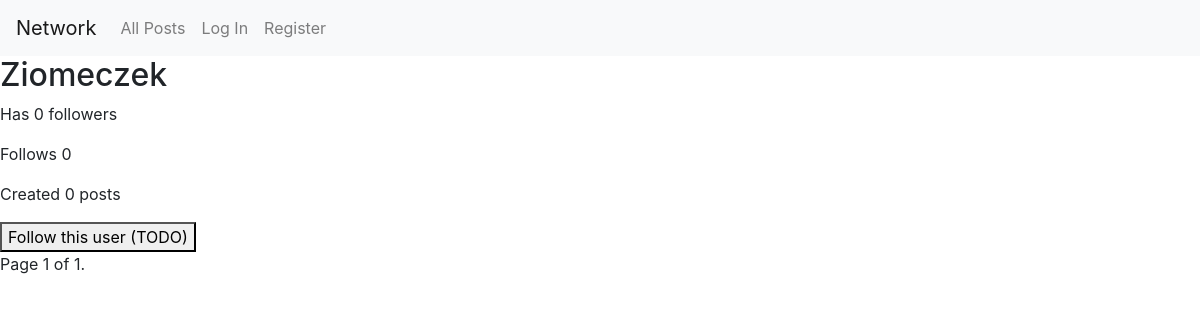
The page /profile/2 on the database as committed earlier.
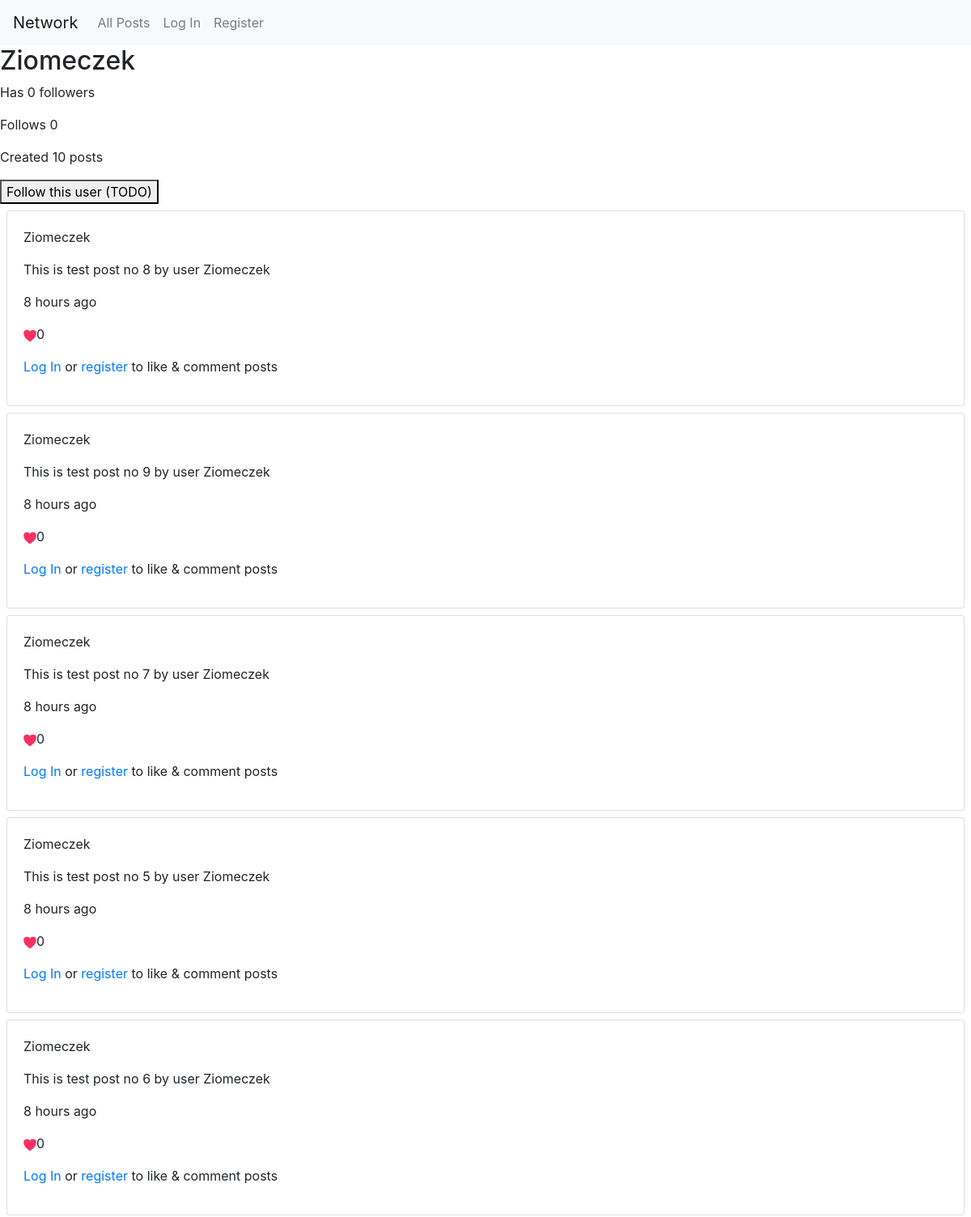
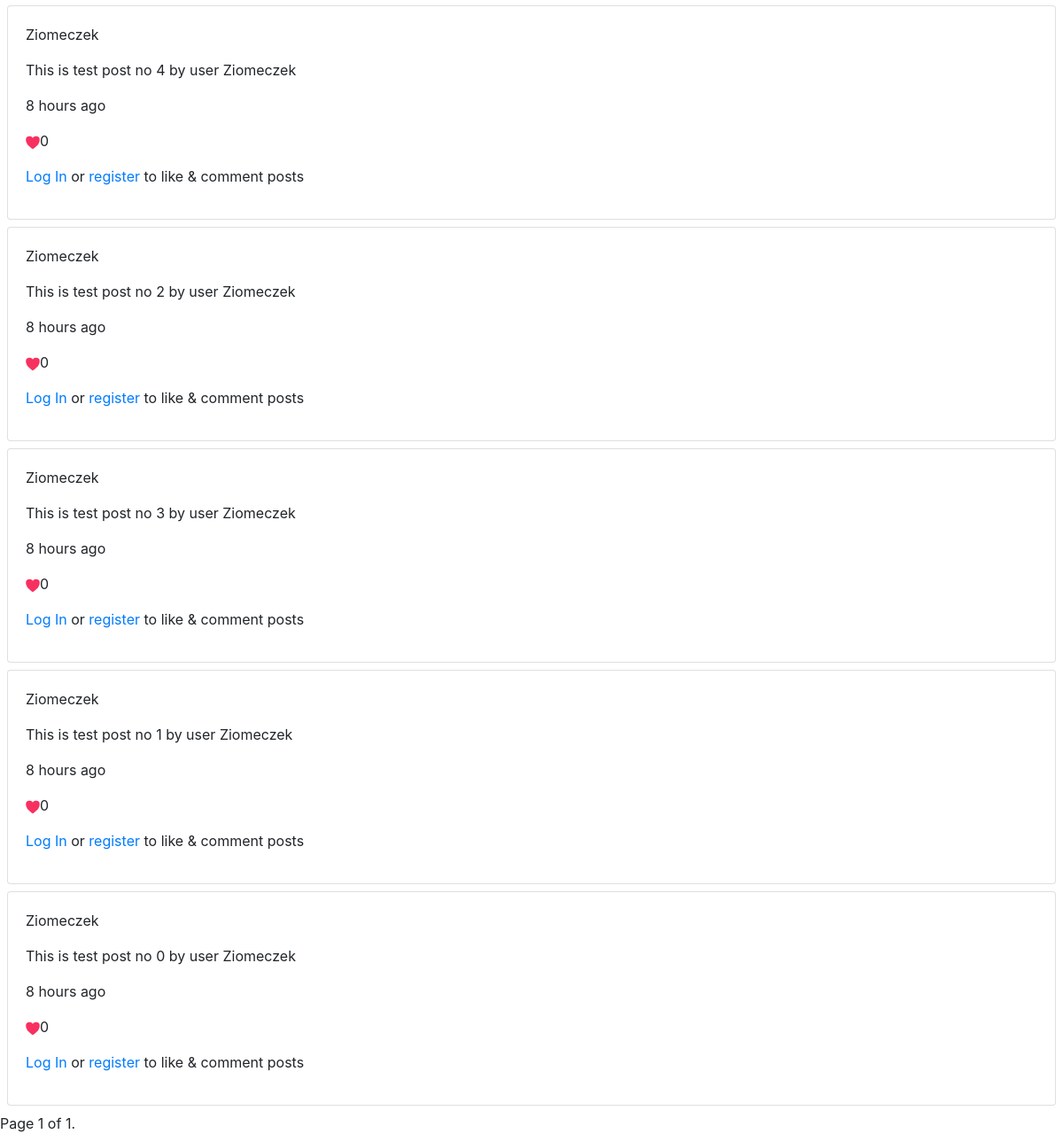
The same page on the database as committed later (2 pictures, top to bottom).
### network/models.py (models this page shows)
class User(AbstractUser):
    following = models.ManyToManyField(
        "self", related_name="followed_by", symmetrical=False, default=None, blank=True
    )
    @property
    def number_of_posts(self):
        return self.posts.count()
    @property
    def no_of_following(self):
        return self.following.count()
    @property
    def number_of_followers(self):
        return self.followed_by.count()

class Post(models.Model):
    author = models.ForeignKey(
        User, on_delete=models.SET_NULL, null=True, related_name="posts"
    )
    content = models.TextField()
    liked_by = models.ManyToManyField(
        User, related_name="likes", blank=True, default=None
    )
    publication_datetime = models.DateTimeField(auto_now_add=True)
    modification_datetime = models.DateTimeField(auto_now=True)
    @property
    def no_of_likes(self):
        return self.liked_by.count()
    class Meta:
        ordering = ["-publication_datetime"]

### network/views.py (the view)
# urls.py: path("profile/<int:user_pk>", views.profile, name="profile"),
def profile(request, user_pk):
    try:
        req_user = User.objects.get(pk=user_pk)
    except User.DoesNotExist:
        raise Http404
    posts_list = Post.objects.filter(author=req_user)
    page_obj = paginate_posts(request, posts_list)
    return render(
        request, "network/profile.html", {"req_user": req_user, "page_obj": page_obj}
    )

### network/views.py (called while the page is built)
def paginate_posts(request, posts_list):
    paginator = Paginator(posts_list, 10)  # Show 10 posts per page.
    page_number = request.GET.get("page")
    page_obj = paginator.get_page(page_number)
    return page_obj

### network/templates/network/profile.html
{% extends "network/index.html" %}
{% block body %}
<div class="flex-column">
<h2>{{req_user.username}}</h2>
<p>Has {{req_user.number_of_followers}} followers</p>
<p>Follows {{req_user.no_of_following}}</p>
<p>Created {{req_user.number_of_posts}} posts</p>
{%if req_user != user%}
<button class="myBtn">Follow this user (TODO)</button>
{%endif%}
</div>
{{ block.super }}
{% endblock %}

### network/templates/network/index.html (shortened to what this page needs)
{% extends "network/layout.html" %}
{%load humanize%}
{% block body %}
<div class="flex-column">
{% for post in page_obj %}
<div class="flex-column card m-2">
<div class="card-body">
<p>{{post.author.username}}</p>
<p>{{ post.content }}</p>
<p>{{ post.publication_datetime|naturaltime}}</p>
<p><img {% if auth_tru %} class="like_btn" {%endif%} id="heart_{{post.pk}}" src="/static/network/heart.png">{{post.no_of_likes}}</p>
{% if auth_tru %}
<button id="edit_{{comment.pk}}" class="btn btn-outline-secondary btn-sm">Comment (TODO)</button>
{%else%}
<p><a class="link" href="{% url 'login' %}">Log In</a> or <a class="link" href="{% url 'register' %}">register</a> to like & comment posts</p>
{%endif%}
</div>
</div>
{% endfor %}
</div>
<span class="current">
    Page {{ page_obj.number }} of {{ page_obj.paginator.num_pages }}.
</span>
{% endblock %}

### network/templates/network/layout.html (shortened to what this page needs)
{% load static %}
<!DOCTYPE html>
<html lang="en">
    <head>
        <link rel="stylesheet" href="https://stackpath.bootstrapcdn.com/bootstrap/4.4.1/css/bootstrap.min.css">
        <link href="{% static 'network/styles.css' %}" rel="stylesheet">
    </head>
    <body>
        {% with auth_tru=user.is_authenticated %}
        <nav class="navbar navbar-expand-lg navbar-light bg-light">
            <a class="navbar-brand" href="#">Network</a>
            <div>
              <ul class="navbar-nav mr-auto">
                <li class="nav-item">
                  <a class="nav-link" href="{% url 'index' %}">All Posts</a>
                </li>
                {% if auth_tru %}
                    <li class="nav-item">
                        <a class="nav-link" href="{% url 'following'%}">Following</a>
                    </li>
                    <li class="nav-item">
                        <a class="nav-link" href="{% url 'logout' %}">Log Out</a>
                    </li>
                {% else %}
                    <li class="nav-item">
                        <a class="nav-link" href="{% url 'login' %}">Log In</a>
                    </li>
                    <li class="nav-item">
                        <a class="nav-link" href="{% url 'register' %}">Register</a>
                    </li>
                {% endif %}
              </ul>
            </div>
          </nav>
        <div class="body">
            {% block body %}
            {% endblock %}
        </div>
    </body>
    {%endwith%}
</html>

Rows that differ between the two databases and show on the page:
computed for User "Ziomeczek": number_of_posts "0" → "10"
added Post: author.username "Ziomeczek", content "This is test post no 8 by user Ziomeczek", publication_datetime "8 hours ago", no_of_likes "0"
added Post: author.username "Ziomeczek", content "This is test post no 9 by user Ziomeczek", publication_datetime "8 hours ago", no_of_likes "0"
added Post: author.username "Ziomeczek", content "This is test post no 7 by user Ziomeczek", publication_datetime "8 hours ago", no_of_likes "0"
added Post: author.username "Ziomeczek", content "This is test post no 5 by user Ziomeczek", publication_datetime "8 hours ago", no_of_likes "0"
added Post: author.username "Ziomeczek", content "This is test post no 6 by user Ziomeczek", publication_datetime "8 hours ago", no_of_likes "0"
added Post: author.username "Ziomeczek", content "This is test post no 4 by user Ziomeczek", publication_datetime "8 hours ago", no_of_likes "0"
added Post: author.username "Ziomeczek", content "This is test post no 2 by user Ziomeczek", publication_datetime "8 hours ago", no_of_likes "0"
added Post: author.username "Ziomeczek", content "This is test post no 3 by user Ziomeczek", publication_datetime "8 hours ago", no_of_likes "0"
added Post: author.username "Ziomeczek", content "This is test post no 1 by user Ziomeczek", publication_datetime "8 hours ago", no_of_likes "0"
added Post: author.username "Ziomeczek", content "This is test post no 0 by user Ziomeczek", publication_datetime "8 hours ago", no_of_likes "0"
